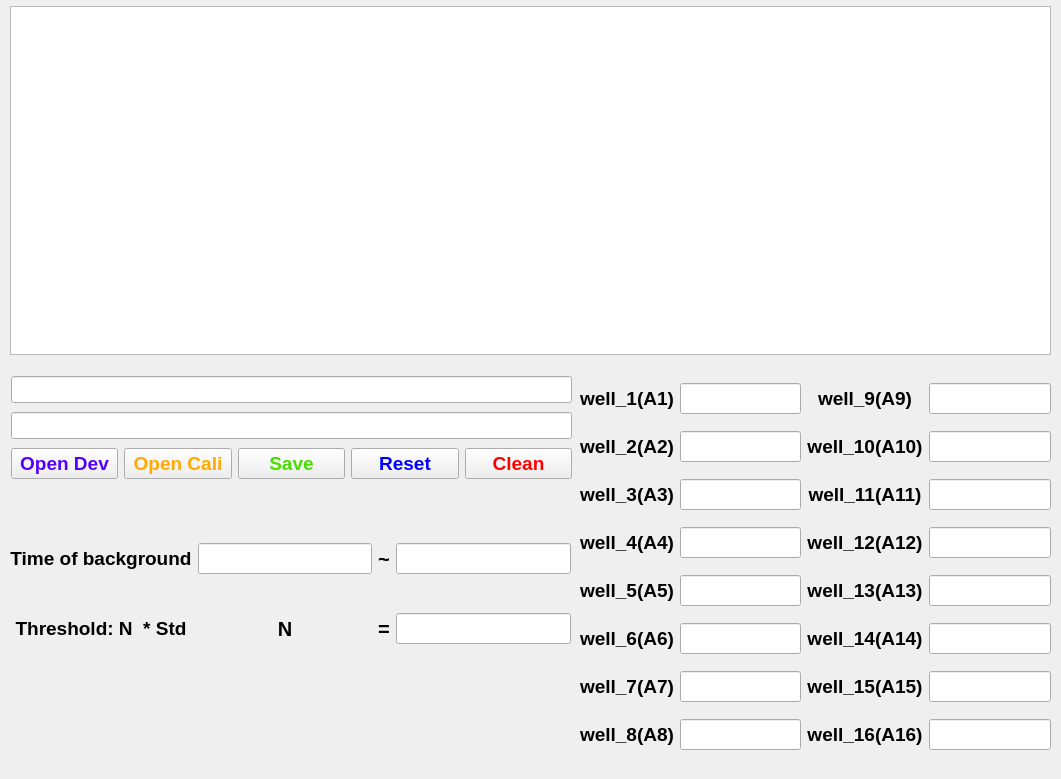
<?xml version="1.0" encoding="UTF-8"?>
<ui version="4.0">
 <class>MainWindow</class>
 <widget class="QMainWindow" name="MainWindow">
  <property name="geometry">
   <rect>
    <x>0</x>
    <y>0</y>
    <width>1061</width>
    <height>779</height>
   </rect>
  </property>
  <property name="windowTitle">
   <string>MainWindow</string>
  </property>
  <widget class="QWidget" name="centralwidget">
   <widget class="QGraphicsView" name="CT_chart">
    <property name="geometry">
     <rect>
      <x>10</x>
      <y>6</y>
      <width>1041</width>
      <height>349</height>
     </rect>
    </property>
   </widget>
   <widget class="QLabel" name="label_3">
    <property name="geometry">
     <rect>
      <x>20</x>
      <y>462</y>
      <width>111</width>
      <height>16</height>
     </rect>
    </property>
    <property name="font">
     <font>
      <pointsize>10</pointsize>
      <weight>75</weight>
      <bold>true</bold>
     </font>
    </property>
    <property name="text">
     <string/>
    </property>
   </widget>
   <widget class="QWidget" name="layoutWidget">
    <property name="geometry">
     <rect>
      <x>580</x>
      <y>372</y>
      <width>471</width>
      <height>397</height>
     </rect>
    </property>
    <layout class="QGridLayout" name="gridLayout">
     <item row="0" column="0">
      <widget class="QLabel" name="label_well1">
       <property name="font">
        <font>
         <pointsize>14</pointsize>
         <weight>75</weight>
         <bold>true</bold>
        </font>
       </property>
       <property name="text">
        <string>well_1(A1)</string>
       </property>
       <property name="alignment">
        <set>Qt::AlignCenter</set>
       </property>
      </widget>
     </item>
     <item row="0" column="1">
      <widget class="QLineEdit" name="lineEdit_well_1">
       <property name="font">
        <font>
         <pointsize>14</pointsize>
        </font>
       </property>
       <property name="text">
        <string/>
       </property>
       <property name="alignment">
        <set>Qt::AlignCenter</set>
       </property>
      </widget>
     </item>
     <item row="0" column="2">
      <widget class="QLabel" name="label_well9">
       <property name="font">
        <font>
         <pointsize>14</pointsize>
         <weight>75</weight>
         <bold>true</bold>
        </font>
       </property>
       <property name="text">
        <string>well_9(A9)</string>
       </property>
       <property name="alignment">
        <set>Qt::AlignCenter</set>
       </property>
      </widget>
     </item>
     <item row="0" column="3">
      <widget class="QLineEdit" name="lineEdit_well_9">
       <property name="font">
        <font>
         <pointsize>14</pointsize>
        </font>
       </property>
       <property name="alignment">
        <set>Qt::AlignCenter</set>
       </property>
      </widget>
     </item>
     <item row="1" column="0">
      <widget class="QLabel" name="label_well2">
       <property name="font">
        <font>
         <pointsize>14</pointsize>
         <weight>75</weight>
         <bold>true</bold>
        </font>
       </property>
       <property name="text">
        <string>well_2(A2)</string>
       </property>
       <property name="alignment">
        <set>Qt::AlignCenter</set>
       </property>
      </widget>
     </item>
     <item row="1" column="1">
      <widget class="QLineEdit" name="lineEdit_well_2">
       <property name="font">
        <font>
         <pointsize>14</pointsize>
        </font>
       </property>
       <property name="alignment">
        <set>Qt::AlignCenter</set>
       </property>
      </widget>
     </item>
     <item row="1" column="2">
      <widget class="QLabel" name="label_well10">
       <property name="font">
        <font>
         <pointsize>14</pointsize>
         <weight>75</weight>
         <bold>true</bold>
        </font>
       </property>
       <property name="text">
        <string>well_10(A10)</string>
       </property>
       <property name="alignment">
        <set>Qt::AlignCenter</set>
       </property>
      </widget>
     </item>
     <item row="1" column="3">
      <widget class="QLineEdit" name="lineEdit_well_10">
       <property name="font">
        <font>
         <pointsize>14</pointsize>
        </font>
       </property>
       <property name="alignment">
        <set>Qt::AlignCenter</set>
       </property>
      </widget>
     </item>
     <item row="2" column="0">
      <widget class="QLabel" name="label_well3">
       <property name="font">
        <font>
         <pointsize>14</pointsize>
         <weight>75</weight>
         <bold>true</bold>
        </font>
       </property>
       <property name="text">
        <string>well_3(A3)</string>
       </property>
       <property name="alignment">
        <set>Qt::AlignCenter</set>
       </property>
      </widget>
     </item>
     <item row="2" column="1">
      <widget class="QLineEdit" name="lineEdit_well_3">
       <property name="font">
        <font>
         <pointsize>14</pointsize>
        </font>
       </property>
       <property name="alignment">
        <set>Qt::AlignCenter</set>
       </property>
      </widget>
     </item>
     <item row="2" column="2">
      <widget class="QLabel" name="label_well11">
       <property name="font">
        <font>
         <pointsize>14</pointsize>
         <weight>75</weight>
         <bold>true</bold>
        </font>
       </property>
       <property name="text">
        <string>well_11(A11)</string>
       </property>
       <property name="alignment">
        <set>Qt::AlignCenter</set>
       </property>
      </widget>
     </item>
     <item row="2" column="3">
      <widget class="QLineEdit" name="lineEdit_well_11">
       <property name="font">
        <font>
         <pointsize>14</pointsize>
        </font>
       </property>
       <property name="alignment">
        <set>Qt::AlignCenter</set>
       </property>
      </widget>
     </item>
     <item row="3" column="0">
      <widget class="QLabel" name="label_well4">
       <property name="font">
        <font>
         <pointsize>14</pointsize>
         <weight>75</weight>
         <bold>true</bold>
        </font>
       </property>
       <property name="text">
        <string>well_4(A4)</string>
       </property>
       <property name="alignment">
        <set>Qt::AlignCenter</set>
       </property>
      </widget>
     </item>
     <item row="3" column="1">
      <widget class="QLineEdit" name="lineEdit_well_4">
       <property name="font">
        <font>
         <pointsize>14</pointsize>
        </font>
       </property>
       <property name="alignment">
        <set>Qt::AlignCenter</set>
       </property>
      </widget>
     </item>
     <item row="3" column="2">
      <widget class="QLabel" name="label_well12">
       <property name="font">
        <font>
         <pointsize>14</pointsize>
         <weight>75</weight>
         <bold>true</bold>
        </font>
       </property>
       <property name="text">
        <string>well_12(A12)</string>
       </property>
       <property name="alignment">
        <set>Qt::AlignCenter</set>
       </property>
      </widget>
     </item>
     <item row="3" column="3">
      <widget class="QLineEdit" name="lineEdit_well_12">
       <property name="font">
        <font>
         <pointsize>14</pointsize>
        </font>
       </property>
       <property name="alignment">
        <set>Qt::AlignCenter</set>
       </property>
      </widget>
     </item>
     <item row="4" column="0">
      <widget class="QLabel" name="label_well5">
       <property name="font">
        <font>
         <pointsize>14</pointsize>
         <weight>75</weight>
         <bold>true</bold>
        </font>
       </property>
       <property name="text">
        <string>well_5(A5)</string>
       </property>
       <property name="alignment">
        <set>Qt::AlignCenter</set>
       </property>
      </widget>
     </item>
     <item row="4" column="1">
      <widget class="QLineEdit" name="lineEdit_well_5">
       <property name="font">
        <font>
         <pointsize>14</pointsize>
        </font>
       </property>
       <property name="alignment">
        <set>Qt::AlignCenter</set>
       </property>
      </widget>
     </item>
     <item row="4" column="2">
      <widget class="QLabel" name="label_well13">
       <property name="font">
        <font>
         <pointsize>14</pointsize>
         <weight>75</weight>
         <bold>true</bold>
        </font>
       </property>
       <property name="text">
        <string>well_13(A13)</string>
       </property>
       <property name="alignment">
        <set>Qt::AlignCenter</set>
       </property>
      </widget>
     </item>
     <item row="4" column="3">
      <widget class="QLineEdit" name="lineEdit_well_13">
       <property name="font">
        <font>
         <pointsize>14</pointsize>
        </font>
       </property>
       <property name="alignment">
        <set>Qt::AlignCenter</set>
       </property>
      </widget>
     </item>
     <item row="5" column="0">
      <widget class="QLabel" name="label_well6">
       <property name="font">
        <font>
         <pointsize>14</pointsize>
         <weight>75</weight>
         <bold>true</bold>
        </font>
       </property>
       <property name="text">
        <string>well_6(A6)</string>
       </property>
       <property name="alignment">
        <set>Qt::AlignCenter</set>
       </property>
      </widget>
     </item>
     <item row="5" column="1">
      <widget class="QLineEdit" name="lineEdit_well_6">
       <property name="font">
        <font>
         <pointsize>14</pointsize>
        </font>
       </property>
       <property name="alignment">
        <set>Qt::AlignCenter</set>
       </property>
      </widget>
     </item>
     <item row="5" column="2">
      <widget class="QLabel" name="label_well14">
       <property name="font">
        <font>
         <pointsize>14</pointsize>
         <weight>75</weight>
         <bold>true</bold>
        </font>
       </property>
       <property name="text">
        <string>well_14(A14)</string>
       </property>
       <property name="alignment">
        <set>Qt::AlignCenter</set>
       </property>
      </widget>
     </item>
     <item row="5" column="3">
      <widget class="QLineEdit" name="lineEdit_well_14">
       <property name="font">
        <font>
         <pointsize>14</pointsize>
        </font>
       </property>
       <property name="alignment">
        <set>Qt::AlignCenter</set>
       </property>
      </widget>
     </item>
     <item row="6" column="0">
      <widget class="QLabel" name="label_well7">
       <property name="font">
        <font>
         <pointsize>14</pointsize>
         <weight>75</weight>
         <bold>true</bold>
        </font>
       </property>
       <property name="text">
        <string>well_7(A7)</string>
       </property>
       <property name="alignment">
        <set>Qt::AlignCenter</set>
       </property>
      </widget>
     </item>
     <item row="6" column="1">
      <widget class="QLineEdit" name="lineEdit_well_7">
       <property name="font">
        <font>
         <pointsize>14</pointsize>
        </font>
       </property>
       <property name="alignment">
        <set>Qt::AlignCenter</set>
       </property>
      </widget>
     </item>
     <item row="6" column="2">
      <widget class="QLabel" name="label_well15">
       <property name="font">
        <font>
         <pointsize>14</pointsize>
         <weight>75</weight>
         <bold>true</bold>
        </font>
       </property>
       <property name="text">
        <string>well_15(A15)</string>
       </property>
       <property name="alignment">
        <set>Qt::AlignCenter</set>
       </property>
      </widget>
     </item>
     <item row="6" column="3">
      <widget class="QLineEdit" name="lineEdit_well_15">
       <property name="font">
        <font>
         <pointsize>14</pointsize>
        </font>
       </property>
       <property name="alignment">
        <set>Qt::AlignCenter</set>
       </property>
      </widget>
     </item>
     <item row="7" column="0">
      <widget class="QLabel" name="label_well8">
       <property name="font">
        <font>
         <pointsize>14</pointsize>
         <weight>75</weight>
         <bold>true</bold>
        </font>
       </property>
       <property name="text">
        <string>well_8(A8)</string>
       </property>
       <property name="alignment">
        <set>Qt::AlignCenter</set>
       </property>
      </widget>
     </item>
     <item row="7" column="1">
      <widget class="QLineEdit" name="lineEdit_well_8">
       <property name="font">
        <font>
         <pointsize>14</pointsize>
        </font>
       </property>
       <property name="alignment">
        <set>Qt::AlignCenter</set>
       </property>
      </widget>
     </item>
     <item row="7" column="2">
      <widget class="QLabel" name="label_well16">
       <property name="font">
        <font>
         <pointsize>14</pointsize>
         <weight>75</weight>
         <bold>true</bold>
        </font>
       </property>
       <property name="text">
        <string>well_16(A16)</string>
       </property>
       <property name="alignment">
        <set>Qt::AlignCenter</set>
       </property>
      </widget>
     </item>
     <item row="7" column="3">
      <widget class="QLineEdit" name="lineEdit_well_16">
       <property name="font">
        <font>
         <pointsize>14</pointsize>
        </font>
       </property>
       <property name="alignment">
        <set>Qt::AlignCenter</set>
       </property>
      </widget>
     </item>
    </layout>
   </widget>
   <widget class="QWidget" name="layoutWidget">
    <property name="geometry">
     <rect>
      <x>10</x>
      <y>510</y>
      <width>561</width>
      <height>169</height>
     </rect>
    </property>
    <layout class="QGridLayout" name="gridLayout_3">
     <item row="0" column="3">
      <widget class="QLabel" name="label_7">
       <property name="font">
        <font>
         <pointsize>15</pointsize>
         <weight>75</weight>
         <bold>true</bold>
        </font>
       </property>
       <property name="text">
        <string>~</string>
       </property>
       <property name="alignment">
        <set>Qt::AlignCenter</set>
       </property>
      </widget>
     </item>
     <item row="0" column="2">
      <widget class="QLineEdit" name="Start_time">
       <property name="font">
        <font>
         <pointsize>14</pointsize>
        </font>
       </property>
       <property name="alignment">
        <set>Qt::AlignCenter</set>
       </property>
      </widget>
     </item>
     <item row="0" column="1">
      <widget class="QLabel" name="label_Timeofbackground">
       <property name="font">
        <font>
         <pointsize>14</pointsize>
         <weight>75</weight>
         <bold>true</bold>
        </font>
       </property>
       <property name="text">
        <string>Time of background</string>
       </property>
       <property name="alignment">
        <set>Qt::AlignCenter</set>
       </property>
      </widget>
     </item>
     <item row="0" column="4">
      <widget class="QLineEdit" name="End_time">
       <property name="font">
        <font>
         <pointsize>14</pointsize>
        </font>
       </property>
       <property name="alignment">
        <set>Qt::AlignCenter</set>
       </property>
      </widget>
     </item>
     <item row="1" column="1">
      <widget class="QLabel" name="label_Threshold">
       <property name="font">
        <font>
         <pointsize>14</pointsize>
         <weight>75</weight>
         <bold>true</bold>
        </font>
       </property>
       <property name="text">
        <string>Threshold: N  * Std</string>
       </property>
       <property name="alignment">
        <set>Qt::AlignCenter</set>
       </property>
      </widget>
     </item>
     <item row="1" column="4">
      <widget class="QLineEdit" name="Input_N">
       <property name="font">
        <font>
         <pointsize>14</pointsize>
        </font>
       </property>
       <property name="alignment">
        <set>Qt::AlignCenter</set>
       </property>
      </widget>
     </item>
     <item row="1" column="2">
      <widget class="QLabel" name="label_N">
       <property name="font">
        <font>
         <pointsize>15</pointsize>
         <weight>75</weight>
         <bold>true</bold>
        </font>
       </property>
       <property name="text">
        <string>N</string>
       </property>
       <property name="alignment">
        <set>Qt::AlignCenter</set>
       </property>
      </widget>
     </item>
     <item row="1" column="3">
      <widget class="QLabel" name="label_N_2">
       <property name="font">
        <font>
         <pointsize>15</pointsize>
         <weight>75</weight>
         <bold>true</bold>
        </font>
       </property>
       <property name="text">
        <string>=</string>
       </property>
       <property name="alignment">
        <set>Qt::AlignCenter</set>
       </property>
      </widget>
     </item>
    </layout>
   </widget>
   <widget class="QWidget" name="">
    <property name="geometry">
     <rect>
      <x>11</x>
      <y>373</y>
      <width>561</width>
      <height>111</height>
     </rect>
    </property>
    <layout class="QGridLayout" name="gridLayout_2">
     <item row="0" column="0" colspan="5">
      <widget class="QLineEdit" name="Input_file">
       <property name="font">
        <font>
         <pointsize>12</pointsize>
         <weight>75</weight>
         <bold>true</bold>
        </font>
       </property>
      </widget>
     </item>
     <item row="1" column="0" colspan="5">
      <widget class="QLineEdit" name="Input_file_Cali">
       <property name="font">
        <font>
         <pointsize>12</pointsize>
         <weight>75</weight>
         <bold>true</bold>
        </font>
       </property>
      </widget>
     </item>
     <item row="2" column="0">
      <widget class="QPushButton" name="btn_openfile">
       <property name="font">
        <font>
         <pointsize>14</pointsize>
         <weight>75</weight>
         <bold>true</bold>
        </font>
       </property>
       <property name="styleSheet">
        <string notr="true">color: rgb(85, 0, 255);</string>
       </property>
       <property name="text">
        <string>Open Dev</string>
       </property>
      </widget>
     </item>
     <item row="2" column="1">
      <widget class="QPushButton" name="btn_opencali">
       <property name="font">
        <font>
         <pointsize>14</pointsize>
         <weight>75</weight>
         <bold>true</bold>
        </font>
       </property>
       <property name="styleSheet">
        <string notr="true">color: rgb(255, 170, 0);</string>
       </property>
       <property name="text">
        <string>Open Cali</string>
       </property>
      </widget>
     </item>
     <item row="2" column="2">
      <widget class="QPushButton" name="btn_savefile">
       <property name="font">
        <font>
         <pointsize>14</pointsize>
         <weight>75</weight>
         <bold>true</bold>
        </font>
       </property>
       <property name="styleSheet">
        <string notr="true">color: rgb(74, 221, 0);</string>
       </property>
       <property name="text">
        <string>Save</string>
       </property>
      </widget>
     </item>
     <item row="2" column="3">
      <widget class="QPushButton" name="btn_resetfile">
       <property name="font">
        <font>
         <pointsize>14</pointsize>
         <weight>75</weight>
         <bold>true</bold>
        </font>
       </property>
       <property name="styleSheet">
        <string notr="true">color: rgb(0, 0, 255);</string>
       </property>
       <property name="text">
        <string>Reset</string>
       </property>
      </widget>
     </item>
     <item row="2" column="4">
      <widget class="QPushButton" name="btn_clean">
       <property name="font">
        <font>
         <pointsize>14</pointsize>
         <weight>75</weight>
         <bold>true</bold>
        </font>
       </property>
       <property name="styleSheet">
        <string notr="true">color: rgb(255, 0, 0);</string>
       </property>
       <property name="text">
        <string>Clean</string>
       </property>
      </widget>
     </item>
    </layout>
   </widget>
  </widget>
 </widget>
 <resources/>
 <connections/>
</ui>
